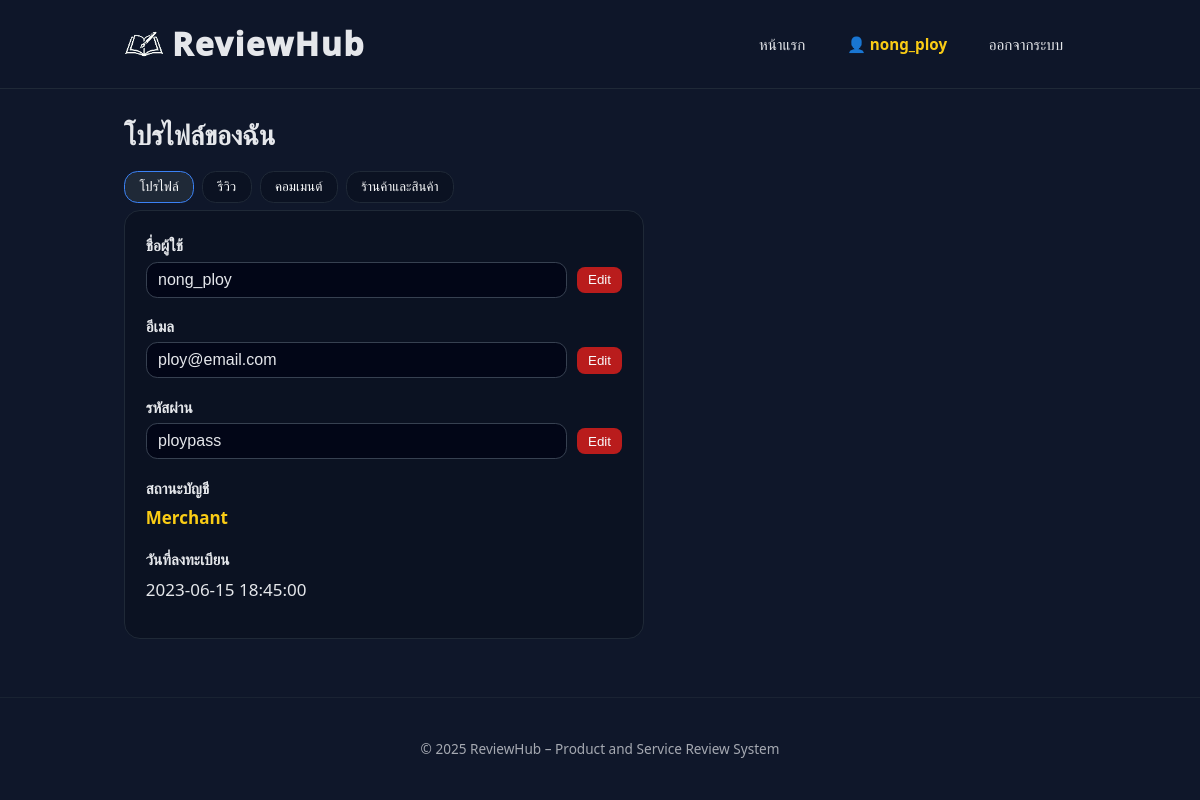
The app's page /user-profile.php (signed in) with its own data.
### tables this page shows
CREATE TABLE `User` (
  `user_id` int NOT NULL,
  `user_type_id` int NOT NULL,
  `username` varchar(50) NOT NULL,
  `email` varchar(100) NOT NULL,
  `password` varchar(255) NOT NULL,
  `registration_date` datetime DEFAULT CURRENT_TIMESTAMP
);

### db.php (called while the page is built, shortened)
<?php
function currentUserId()
{
    return isset($_SESSION['user_id']) ? (int) $_SESSION['user_id'] : null;
}
function userRoleClass($typeId)
{
    $typeId = (int) $typeId;
    if ($typeId === 3) {
        return 'user-role-merchant';
    }
    return 'user-role-customer';
}

### user-profile.php (the view, shortened to what this page needs)
<?php
require_once 'db.php';
$uid = currentUserId();
$tabParam = $_GET['tab'] ?? 'profile';
$allowedTabs = ['profile', 'reviews', 'comments', 'stores'];
$activeTab = in_array($tabParam, $allowedTabs, true) ? $tabParam : 'profile';
$sql = "SELECT user_id, username, email, password, registration_date, user_type_id FROM `User` WHERE user_id = ? LIMIT 1";
$stmt = $conn->prepare($sql);
$stmt->bind_param('i', $uid);
$stmt->execute();
$stmt->bind_result($userId, $username, $email, $password, $registrationDate, $userTypeId);
$errorFields = [];
include 'header.php';
?>
<section class="section">
    <h1 class="page-title">โปรไฟล์ของฉัน</h1>
    <div class="tab-row">
        <button type="button" class="tab-btn <?php echo $activeTab === 'profile' ? 'active' : ''; ?>"
            data-tab-target="profile">โปรไฟล์</button>
        <button type="button" class="tab-btn <?php echo $activeTab === 'reviews' ? 'active' : ''; ?>"
            data-tab-target="reviews">รีวิว</button>
        <button type="button" class="tab-btn <?php echo $activeTab === 'comments' ? 'active' : ''; ?>"
            data-tab-target="comments">คอมเมนต์</button>
        <?php if (in_array($userTypeId, [2, 3], true)): ?>
            <button type="button" class="tab-btn <?php echo $activeTab === 'stores' ? 'active' : ''; ?>"
                data-tab-target="stores">ร้านค้าและสินค้า</button>
        <?php else: ?>
            <button type="button" class="tab-btn" style="opacity:0.5; cursor:not-allowed;"
                title="สำหรับร้านค้าเท่านั้น">ร้านค้าและสินค้า</button>
        <?php endif; ?>
    </div>
    <div id="tab-profile" class="tab-content <?php echo $activeTab === 'profile' ? 'active' : ''; ?>">
        <div class="profile-card">
            <form id="profile-form" method="post" novalidate>
                <div class="profile-row">
                    <label>ชื่อผู้ใช้</label>
                    <div class="profile-field">
                        <input type="text" name="username" id="profile-username"
                            value="<?php echo htmlspecialchars($username); ?>"
                            class="<?php echo isset($errorFields['username']) ? 'input-error' : ''; ?>" disabled>
                        <button type="button" class="btn-edit" data-target="profile-username">Edit</button>
                    </div>
                </div>
                <div class="profile-row">
                    <label>อีเมล</label>
                    <div class="profile-field">
                        <input type="email" name="email" id="profile-email"
                            value="<?php echo htmlspecialchars($email); ?>"
                            class="<?php echo isset($errorFields['email']) ? 'input-error' : ''; ?>" disabled>
                        <button type="button" class="btn-edit" data-target="profile-email">Edit</button>
                    </div>
                </div>
                <div class="profile-row">
                    <label>รหัสผ่าน</label>
                    <div class="profile-field">
                        <input type="text" name="password" id="profile-password"
                            value="<?php echo htmlspecialchars($password); ?>"
                            class="<?php echo isset($errorFields['password']) ? 'input-error' : ''; ?>" disabled>
                        <button type="button" class="btn-edit" data-target="profile-password">Edit</button>
                    </div>
                </div>
                <div class="profile-row">
                    <label>สถานะบัญชี</label>
                    <div class="profile-field">
                        <span class="<?php echo userRoleClass($userTypeId); ?>">
                            <?php
                            echo ($userTypeId === 2) ? 'Admin'
                                : (($userTypeId === 3) ? 'Merchant' : 'Customer');
                            ?>
                        </span>
                    </div>
                </div>
                <div class="profile-row">
                    <label>วันที่ลงทะเบียน</label>
                    <div class="profile-field">
                        <span><?php echo htmlspecialchars($registrationDate); ?></span>
                    </div>
                </div>
            </form>
        </div>
    </div>
</section>
<?php include 'footer.php'; ?>

### assets/style.css (style rules this page uses)
* { box-sizing: border-box; margin: 0; padding: 0; }
body { font-family: "Kanit", "Segoe UI", system-ui, -apple-system, sans-serif; background: #0f172a; color: #e5e7eb; font-size: 17px; line-height: 1.6; }
label { font-size: 0.95rem; display: block; margin-bottom: 0.25rem; }
input[type="text"], input[type="email"], input[type="password"], select, textarea { width: 100%; padding: 0.5rem 0.7rem; border-radius: 0.7rem; border: 1px solid #374151; background: #020617; color: #e5e7eb; font-size: 1rem; }
.btn-edit { background: #b91c1c; color: #f9fafb; border: none; padding: 0.35rem 0.7rem; border-radius: 0.5rem; cursor: pointer; }
.page-title { font-size: 1.7rem; font-weight: 600; margin-bottom: 0.6rem; }
.section { margin-bottom: 1.6rem; }
.profile-card { background: #0b1222; border: 1px solid #1f2937; border-radius: 1rem; padding: 1.3rem; max-width: 520px; }
.profile-row { margin-bottom: 0.9rem; }
.profile-row label { font-weight: 600; margin-bottom: 0.25rem; display: inline-block; }
.profile-field { display: flex; gap: 0.6rem; align-items: center; }
.user-role-merchant { color: #facc15; font-weight: 700; opacity: 1 !important; }

### user-profile.php (style rules this page uses)
.tab-row { display: flex; gap: 0.5rem; margin: 0.9rem 0 0.4rem; }
.tab-btn { padding: 0.45rem 0.9rem; border-radius: 0.85rem; border: 1px solid #1f2937; background: #0b1222; color: #f9fafb; cursor: pointer; transition: background 0.15s, border-color 0.15s; }
.tab-btn.active { background: #1f2937; border-color: #3b82f6; }
.tab-content { display: none; }
.tab-content.active { display: block; }

### records on screen
user: username "nong_ploy", email "ploy@email.com", password "ploypass", registration_date "2023-06-15 18:45:00"

### other values on screen
$_SESSION['username'] "nong_ploy"
